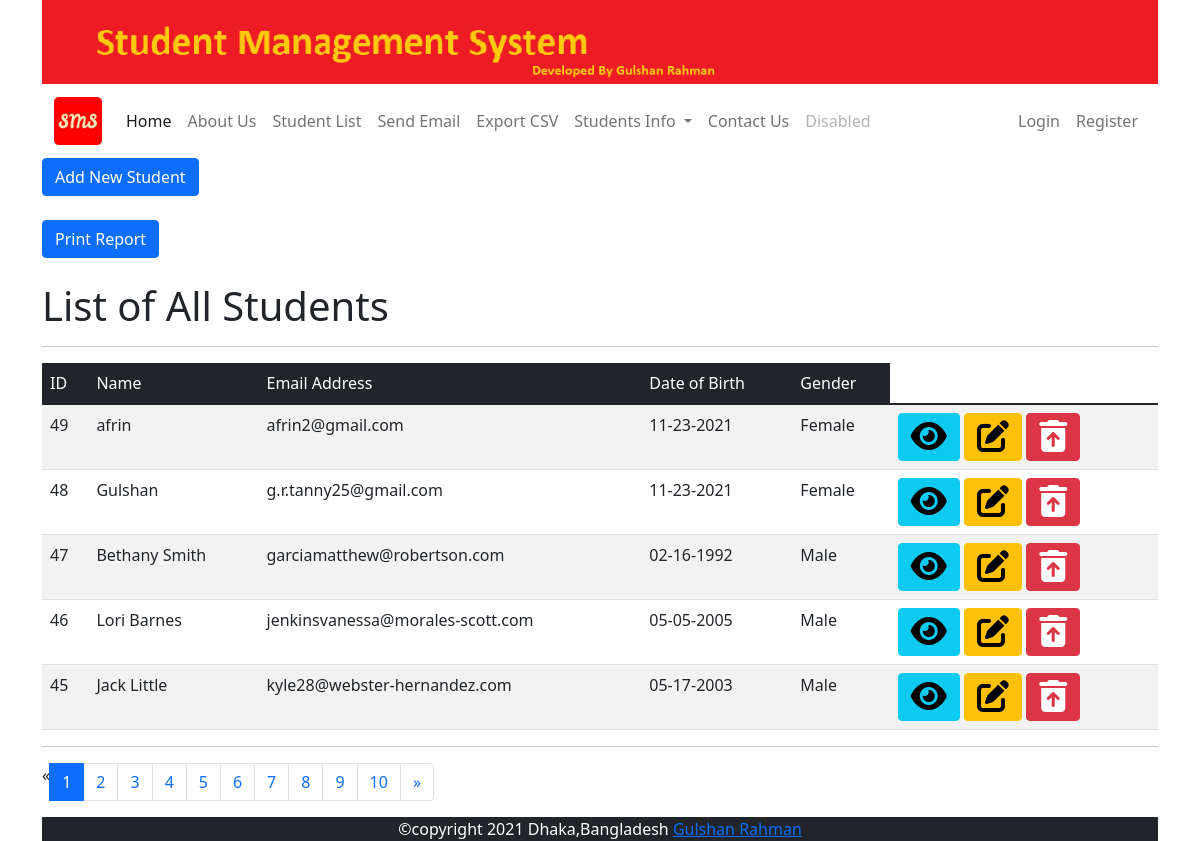
The page /stud/list/ on the database its author committed.
### studentapp/models.py (models this page shows, shortened)
class Student(models.Model):
    GENDER_CHOICES = [('Male','Male'),('Female','Female'),('Other','Other'),]
    name = models.CharField(max_length=100)
    email = models.EmailField(unique=True,blank=True,null=True)
    dob = models.DateField(default=datetime.now,blank=True)
    gender = models.CharField(max_length=6,choices=GENDER_CHOICES,default='Male')

### studentapp/views.py (the view)
# urls.py: path('list/', views.list,name='list'),
def list(request):
    std = Student.objects.order_by('-id')
    stdlist = std
    paginator = Paginator(stdlist,5)
    page = request.GET.get('page')
    std = paginator.get_page(page)
    context = {'title':'Student List','students': std}
    return render(request,'stud/list.html',context)

### templates/stud/list.html (shortened to what this page needs)
{% extends 'base.html' %}
{% load static %}
{% block content %}
<div>
  <a href="{% url 'create' %}" class="btn btn-primary">Add New Student</a>
</div>
<br>
<button class="btn btn-primary" onclick="PrintDiv('report');"> Print Report</button>
     <br>
        <div>
            <h1>List of All Students</h1>
            <hr>
        </div>
        <div>
            <table class="table table-striped table-hover">
                <thead class="table-dark">
                    <tr>
                        <td>ID</td>
                        <td>Name</td>
                        <td>Email Address</td>
                        <td>Date of Birth</td>
                        <td>Gender</td>
                    </tr>
                </thead>
                <tbody>
                    {% for stud in students %}
                    <tr>
                        <td>{{ stud.id }}</td>
                        <td>{{ stud.name }}</td>
                        <td>{{ stud.email }}</td>
                        <td>{{ stud.dob|date:'m-d-Y' }}</td>
                        <td>{{ stud.gender }}</td>
                        <td>
                          <a href="{% url 'view' stud.id %}" class="btn btn-info" title="view"><i class="fa fa-eye fa-2x"></i></a>
                          <a href="{% url 'edit' stud.id %}" class="btn btn-warning" title="edit"><i class="fa fa-edit fa-2x"></i></a>
                          <a href="{% url 'delete' stud.id %}" onclick="return confirm('Are you sure, you want to delete record?');" class="btn btn-danger" title="delete"><i class="fa fa-trash-restore-alt fa-2x"></i></a>
                        </td>
                    </tr>
                    {% endfor %}
                </tbody>
            </table>
           <hr>
  {% if students.has_other_pages %}
  <nav aria-label="Page navigation example">
    <ul class="pagination">
      {% if students.has_previous %}
      <li class="page-item">
        <a class="page-link" href="?page={{ students.previous_page_number }}" aria-label="Previous">
          <span aria-hidden="true">&laquo;</span>
        </a>
      </li>
      {% else %}
      <li class="page-item disabled">
        <span aria-hidden="true">&laquo;</span>
      </li>
      {% endif %}
      {% for i in students.paginator.page_range %}
      {% if students.number == i %}
      <li class="page-item active" aria-current="page">
        <a class="page-link" href="#">{{ i }}</a>
      </li>
      {% else %}
      <li class="page-item"><a class="page-link" href="?page={{ i }}">{{ i }}</a></li>
      {% endif %}
      {% endfor %}
      <li class="page-item">
        {% if students.has_next %}
      <li class="page-item">
        <a class="page-link" href="?page={{students.next_page_number}}" aria-label="Next">
          <span aria-hidden="true">&raquo;</span>
        </a>
      </li>
      {% else %}
      <li class="page-item disabled">
        <span aria-hidden="true">&raquo;</span>
      </li>
      {% endif %}
      </li>
    </ul>
  </nav>
  {%endif%}
        </div>
        {% endblock content %}

### rows shown on the page
Student: id "49", name "afrin", email "afrin2@gmail.com", dob "11-23-2021", gender "Female"
Student: id "48", name "Gulshan", email "g.r.tanny25@gmail.com", dob "11-23-2021", gender "Female"
Student: id "47", name "Bethany Smith", email "garciamatthew@robertson.com", dob "02-16-1992", gender "Male"
Student: id "46", name "Lori Barnes", email "jenkinsvanessa@morales-scott.com", dob "05-05-2005", gender "Male"
Student: id "45", name "Jack Little", email "kyle28@webster-hernandez.com", dob "05-17-2003", gender "Male"

### other values the page prints
{{ i }} "1"
{{ i }} "2" "3" "4" "5" "6" "7" "8" "9" "10"
